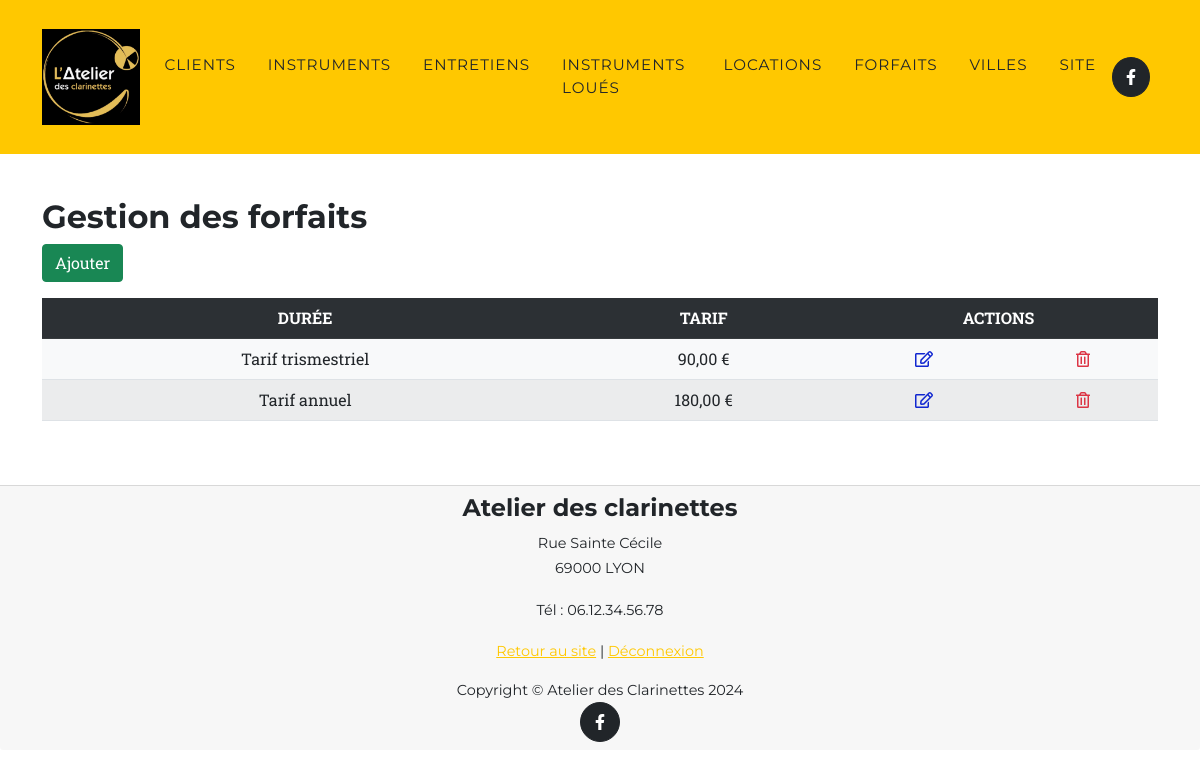
The app's page /admin/tableaux/tabForfaits.php with its own data.
### tables this page shows
CREATE TABLE IF NOT EXISTS `FORFAIT` (
  `idForfait` INT NOT NULL AUTO_INCREMENT,
  `duree` VARCHAR(45) NOT NULL,
  `tarif` DOUBLE NOT NULL,
  PRIMARY KEY (`idForfait`));

### includes/classes/ForfaitRepo.php (called while the page is built, shortened)
<?php
class ForfaitRepo
{
	public static function getForfaits()
	{
		$BD = connexionBD();
		$SQL = "SELECT idForfait, duree, tarif " .
			"FROM `FORFAIT`;";
		$forfaits  = array();
		if ($requete = $BD->prepare($SQL)) {
			if ($requete->execute()) {
				while ($resultat = $requete->fetch(PDO::FETCH_ASSOC)) {
					$forfait = new Forfait($resultat["idForfait"], $resultat["duree"], $resultat["tarif"]);
					array_push($forfaits, $forfait);
				}
			} else
				afficherErreurPDO(__FILE__, $requete);
		}
		return $forfaits;
	}
}

### includes/classes/Forfait.php (called while the page is built, shortened)
<?php
class Forfait
{
	private $idForfait;
	private $duree;
	private $tarif;
	public function __construct(int $idForfait, string $duree, float $tarif)
	{
		$this->idForfait = $idForfait;
		$this->duree = $duree;
		$this->tarif = $tarif;
	}
	public function getIdForfait(): int
	{
		return $this->idForfait;
	}
	public function getDuree(): string
	{
		return $this->duree;
	}
    public function getTarif(): float
	{
		return $this->tarif;
	}
}

### includes/page.inc.php (called while the page is built, shortened)
<?php
function prix(float $number, string $sigle = "€"): string
    {
        return number_format($number, 2, ',', ' '). ' ' . $sigle;
    }

### admin/tableaux/tabForfaits.php (the view, shortened to what this page needs)
<?php
require_once("./../../includes/page.inc.php");
require_once("../header_footer/headerAdmin.php");
$lesForfaits = ForfaitRepo::getForfaits();
?>
<section class="page-section" id="forfaits">
	<div class="container">
		<h2>Gestion des forfaits</h2>
		<p><a class="btn btn-success" href='/admin/formulaires/formulaireForfait.php'>Ajouter</a></p>
		<div class="table-responsive">
			<table class="table table-striped bg-light text-center">
				<tr class="table-dark">
					<th>DURÉE</th>
					<th>TARIF</th>
					<th colspan="2">ACTIONS</th>
				</tr>
				<?php
				if(count($lesForfaits)>0) {
					$tr = '';
					foreach ($lesForfaits as $forfait) {
						$tr .= "<tr>";
						$tr .= "<td>" . $forfait->GetDuree() . "</td>";
						$tr .= "<td>" . prix($forfait->GetTarif()) . "</td>";
						$tr .= "<td><a href='/admin/formulaires/formulaireForfait.php?id=" . $forfait->GetIdForfait() . "'><i class=\"far fa-edit text-blue\"></a></td>";
						$tr .= "<td><a href='/admin/tableaux/tabForfaits.php?idSuppression=" . $forfait->GetIdForfait() . "'><i class=\"far fa-trash-alt text-danger\"></a></td>";
						$tr .= "</tr>";
					}
					echo $tr;
				}else {
					echo "<div class=\"alert alert-danger alert-dismissible fade show\" role=\"alert\">Aucun forfait n'est répertorié.<button type=\"button\" class=\"btn-close\" data-dismiss=\"alert\" aria-label=\"Close\"></button></div>";
				}
				?>
			</table>
		</div>
	</div>
</section>
<?php
	require_once("../header_footer/footerAdmin.php");
?>

### records on screen
forfait: duree "Tarif trismestriel", tarif "90,00 €"
forfait: duree "Tarif annuel", tarif "180,00 €"
